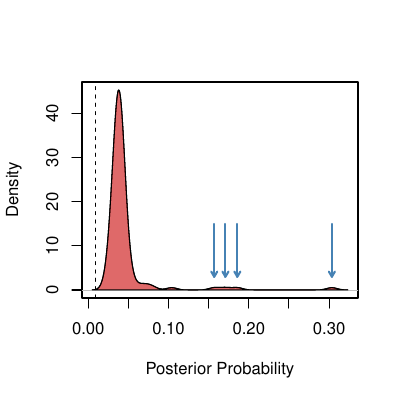

Write R code to recreate this figure.
rm(list=ls())

########
#bigEye#
########

#summarizing information from the posterior probabilities for shifts along branches (bayOU results)

#required files:
# all PP output from bayOU, set up to be saved in the following format: bayOU_[<tree number>]_[chain <a> or <b>]_posteriors


##make sure that all required files are in your working directory and that the MASS package is installed


require(MASS)



#read in the PP

readPP <- function (file) {
  return(tryCatch(read.csv(file), error=function(e) NULL))
}

dataFiles <- lapply(Sys.glob("../data/paleo/bayou_output/*posteriors.csv"), readPP)

dataFiles <- dataFiles[!sapply(dataFiles,is.null)]

length(dataFiles)

#make an empty matrix filled with NA

all.pp <- matrix(NA, nrow = 116, ncol = 1668) #800(?) chains were returned in total, and we have 116 branches

for (i in 1:1668) {
  temp <- dataFiles[[i]]$pp
  all.pp[,i] <- temp
}

#calculate mean for each branch (row)

pp <- apply(all.pp, 1, mean)
which(pp>0.12)#these seem to be the branches that stand out judged from the PP distribution (see below)

pp[which(pp>0.12)]

#61 78 80 92

pdf("figExt_03e.pdf", 4, 4)
den <- density(pp, adjust=5); plot(den, xlab="Posterior Probability", main="")
cols <- rgb(200, 0,0, 150, maxColorValue=255)
polygon(den, col=cols)
abline(v=1/116, col="black", lty=2)
arrows(pp[61], 15, pp[61], 3, col="steel blue", lwd=2, length=.06)
arrows(pp[78], 15, pp[78], 3, col="steel blue", lwd=2, length=.06)
arrows(pp[80], 15, pp[80], 3, col="steel blue", lwd=2, length=.06)
arrows(pp[92], 15, pp[92], 3, col="steel blue", lwd=2, length=.06)
#abline(v=pp[61], col="blue")
#abline(v=pp[78], col="blue")
#abline(v=pp[80], col="blue")
#abline(v=pp[92], col="blue")
dev.off()
